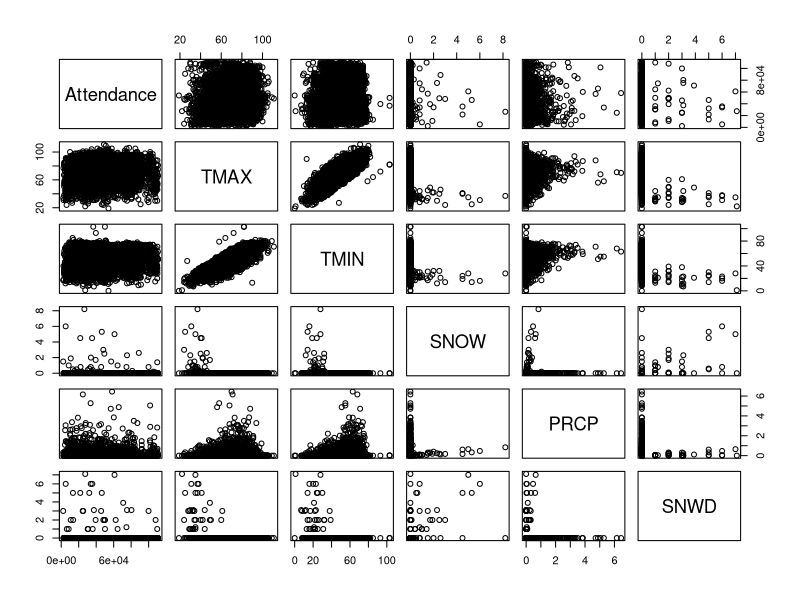
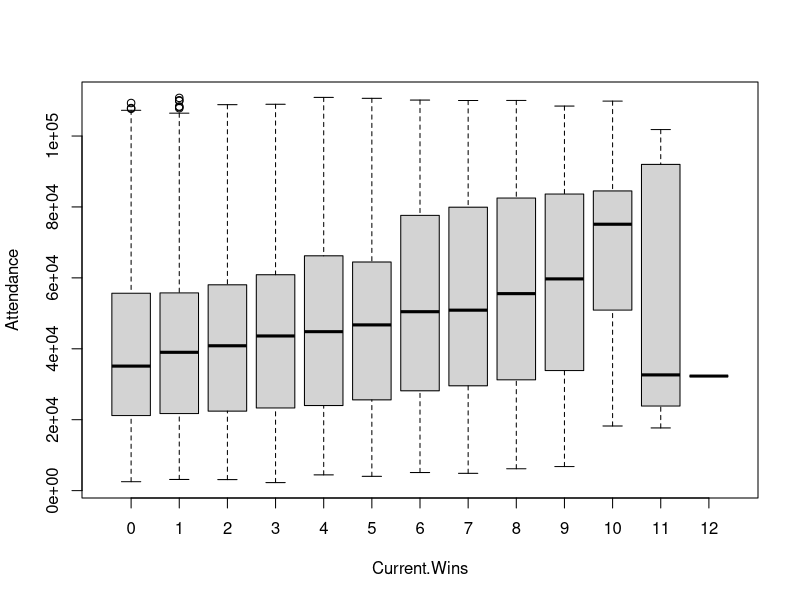
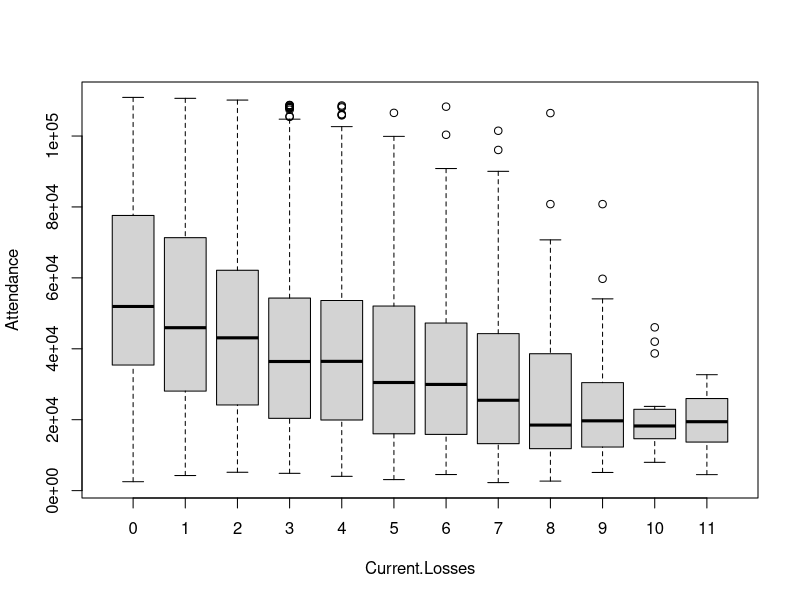
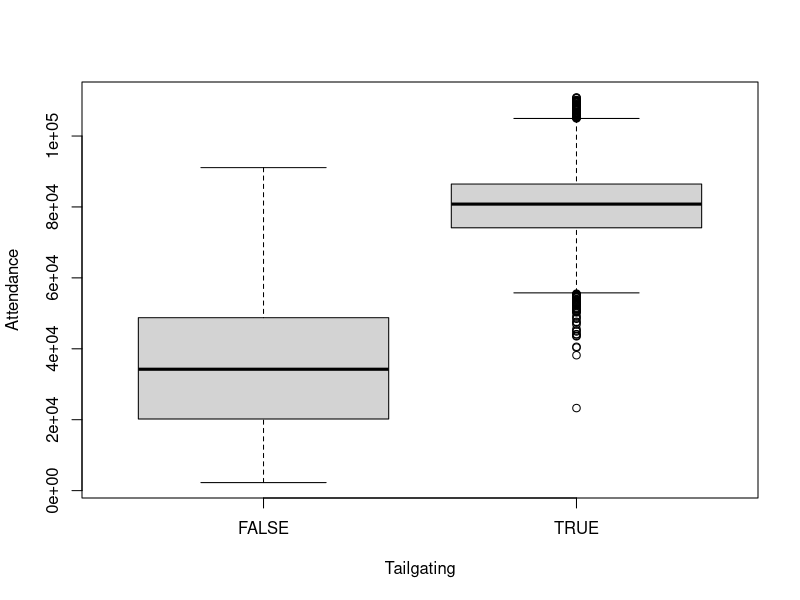
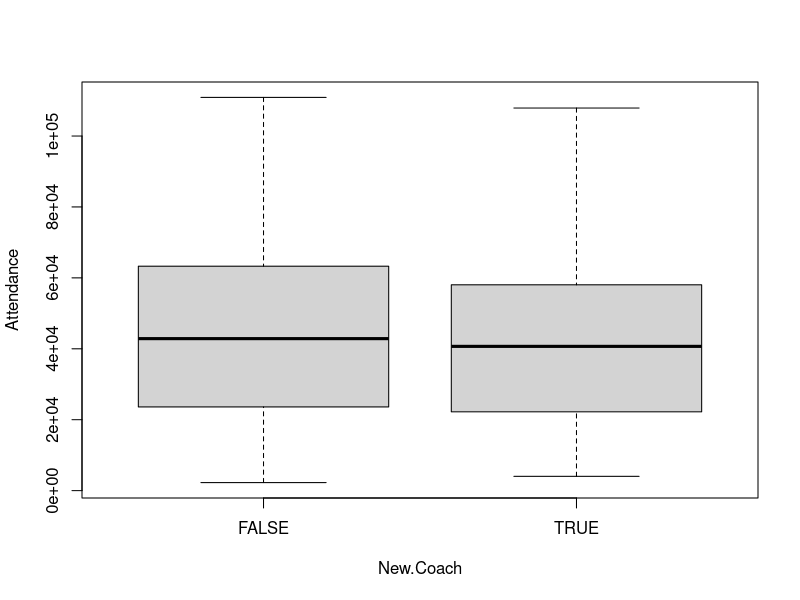
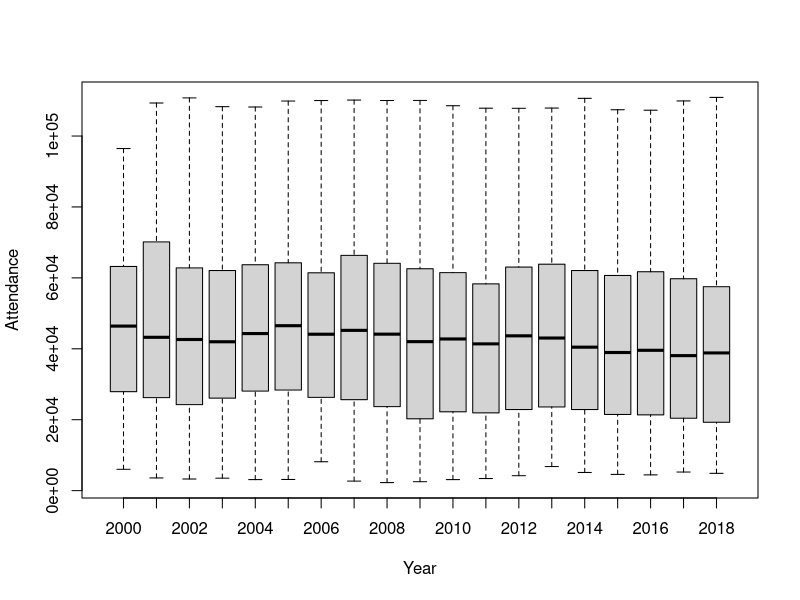
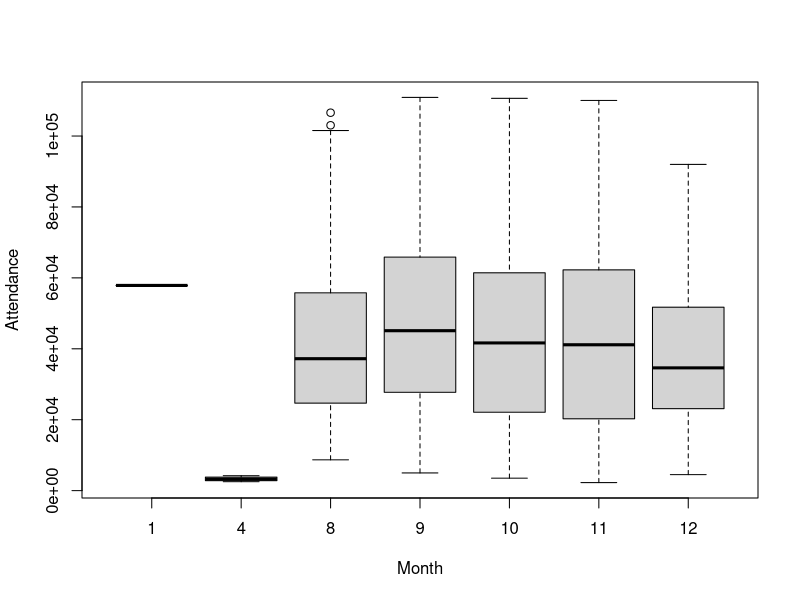

Generate these figures, in order, with R:
## ---- chunk 1
# General set-up for the report.
# I find this useful, but you may improve upon, ignore, or remove
#  (possibly at your own peril).
# Tasks accomplished:
# Don't print out code
# Save results so that code blocks aren't re-run unless code
# changes (cache), _or_ a relevant earlier code block changed (autodep),
# don't clutter R output with messages or warnings (message, warning)
library(MASS)
library(knitr)
library(tidyverse)
library(dplyr)
library(ggthemes)
library(gridExtra)
opts_chunk$set(echo=FALSE,
               cache=TRUE, autodep=TRUE,
               message=FALSE, warning=FALSE)
# Turn off meaningless clutter in summary() output
options(show.signif.stars=FALSE)
## ---- chunk 2
attendance.data = read.csv("CFBeattendance.csv")
## ---- chunk 3
pairs(Attendance~TMAX+TMIN+SNOW+PRCP+SNWD, data=attendance.data)#weather
## ---- chunk 4
boxplot(Attendance~Current.Wins,data=attendance.data) 
boxplot(Attendance~Current.Losses,data=attendance.data)
boxplot(Attendance~Tailgating,data=attendance.data)
boxplot(Attendance~New.Coach,data=attendance.data)
boxplot(Attendance~Year,data=attendance.data)
boxplot(Attendance~Month,data= attendance.data)
